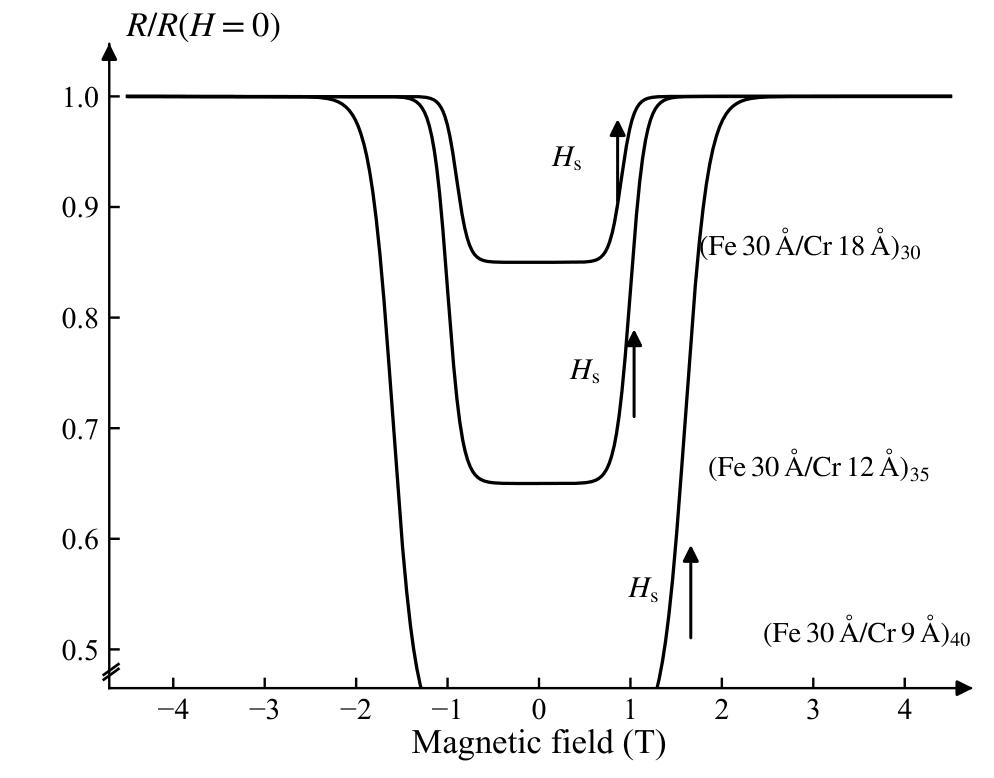

Python code for this plot:
# -*- coding: utf-8 -*-
# 图 8.19 Fe/Cr/Fe 多层膜巨磁电阻（Baibich 等 1988）：三条对称阶梯曲线，
# 平台电阻比随 Cr 层减薄而增大；纵轴下部有断轴记号
import sys
sys.path.insert(0, r'E:\AI整理书籍\磁学\book\fig_src')
import numpy as np
import matplotlib.pyplot as plt
from mplstyle import new_fig, save_fig

fig, ax = new_fig(4.6, 3.6)

B = np.linspace(-4.5, 4.5, 2000)


def curve(Bc, plat, w):
    return plat + (1 - plat) * 0.5 * (1 + np.tanh((np.abs(B) - Bc) / w))


ax.plot(B, curve(0.9, 0.85, 0.13), 'k-', lw=1.1)
ax.plot(B, curve(1.0, 0.65, 0.16), 'k-', lw=1.1)
ax.plot(B, curve(1.6, 0.42, 0.25), 'k-', lw=1.1)

# sample labels
ax.text(1.75, 0.865, r'$(\mathrm{Fe}\,30\,\mathrm{\AA}/\mathrm{Cr}\,18\,\mathrm{\AA})_{30}$',
        fontsize=9.5, va='center')
ax.text(1.85, 0.665, r'$(\mathrm{Fe}\,30\,\mathrm{\AA}/\mathrm{Cr}\,12\,\mathrm{\AA})_{35}$',
        fontsize=9.5, va='center')
ax.text(2.45, 0.515, r'$(\mathrm{Fe}\,30\,\mathrm{\AA}/\mathrm{Cr}\,9\,\mathrm{\AA})_{40}$',
        fontsize=9.5, va='center')

# Hs arrows
for x0, y0, y1, lab, dx in [(0.86, 0.90, 0.985, r'$H_{\mathrm{s}}$', -0.72),
                            (1.04, 0.705, 0.795, r'$H_{\mathrm{s}}$', -0.70),
                            (1.66, 0.505, 0.60, r'$H_{\mathrm{s}}$', -0.68)]:
    ax.annotate('', xy=(x0, y1), xytext=(x0, y0),
                arrowprops=dict(arrowstyle='-|>', lw=1.0, color='k'))
    ax.text(x0 + dx, 0.5 * (y0 + y1), lab, fontsize=10, va='center')

# axes: left + bottom spines with arrows
ax.spines['top'].set_visible(False)
ax.spines['right'].set_visible(False)
ax.set_xlim(-4.7, 4.7)
ax.set_ylim(0.465, 1.045)
ax.set_xticks([-4, -3, -2, -1, 0, 1, 2, 3, 4])
ax.set_yticks([0.5, 0.6, 0.7, 0.8, 0.9, 1.0])
ax.set_xlabel('Magnetic field (T)', fontsize=11.5, labelpad=1)
ax.text(0.02, 1.015, r'$R/R(H=0)$', transform=ax.transAxes,
        fontsize=11.5, ha='left')
ax.tick_params(labelsize=10, top=False, right=False)

# axis-end arrowheads (drawn in axes-fraction-safe way)
ax.annotate('', xy=(1.005, 0.0), xytext=(0.995, 0.0),
            xycoords='axes fraction',
            arrowprops=dict(arrowstyle='-|>', lw=0.9, color='k'))
ax.annotate('', xy=(0.0, 1.005), xytext=(0.0, 0.995),
            xycoords='axes fraction',
            arrowprops=dict(arrowstyle='-|>', lw=0.9, color='k'))

# break mark on the left spine just below the 0.5 tick
import matplotlib.transforms as mtrans
tr = mtrans.blended_transform_factory(ax.transData, ax.transAxes)
xl = ax.get_xlim()[0]
for y0, y1 in [(0.0135, 0.030), (0.021, 0.0375)]:
    ax.plot([xl - 0.06, xl + 0.10], [y0, y1], 'k-', lw=0.9, transform=tr,
            clip_on=False)

fig.subplots_adjust(left=0.11, right=0.975, bottom=0.115, top=0.94)
save_fig(fig, 'ch8', 'fig8_19')
